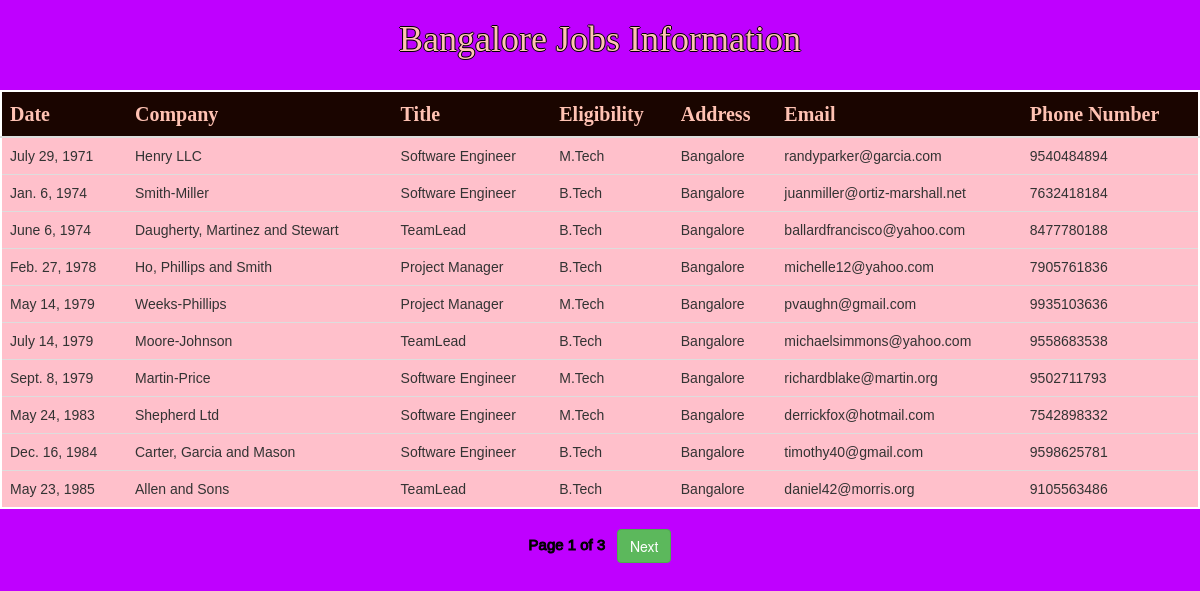
Screenshot of /blorejobs/ with the database file from the repository.
### testapp/models.py (models this page shows)
class blorejobs(models.Model):
    date=models.DateField()
    company=models.CharField(max_length=100)
    title=models.CharField(max_length=100)
    eligibility=models.CharField(max_length=100)
    address=models.CharField(max_length=100)
    email=models.EmailField()
    phonenumber=models.IntegerField()

### testapp/views.py (the view)
# urls.py: path('blorejobs/',views.blorejobs1),
def blorejobs1(request):
    jobs_list=blorejobs.objects.order_by('date')
    paginator=Paginator(jobs_list,10)
    page_number=request.GET.get('page')
    try:
        jobs_list=paginator.page(page_number)
    except PageNotAnInteger:
        jobs_list=paginator.page(1)
    except EmptyPage:
        jobs_list=paginator.page(paginator.num_pages)
    my_dict={'jobs_list':jobs_list}
    return render(request,'testapp/blorejobs.html',context=my_dict)

### templates/testapp/blorejobs.html
{%extends 'testapp/base.html'%}
           {%block body_block%}
             <h1 align='center'>Bangalore Jobs Information</h1>&nbsp
      {% if jobs_list %}
      <table id='tab' align='center' class="table table-hover">
        <thead>
          <th>Date</th>
          <th>Company</th>
          <th>Title</th>
          <th>Eligibility</th>
          <th>Address</th>
          <th>Email</th>
          <th>Phone Number</th>
        </thead>
        {%for job in jobs_list %}
        <tr>
          <td>{{job.date}}</td>
          <td>{{job.company}}</td>
          <td>{{job.title}}</td>
          <td>{{job.eligibility}}</td>
          <td>{{job.address}}</td>
          <td>{{job.email}}</td>
          <td>{{job.phonenumber}}</td>
        </tr>
        {% endfor %}
      </table>
      {%include 'testapp/pagination.html' with page=jobs_list %}
      <br><br>
      {%else %}
      <p>No Jobs Found in Hyderabad</p>
    {% endif %}
{%endblock%}

### static/css/demo.css (style rules this page uses)
body { background: #bf00ff; }
table { background: pink; border: 2px white solid; }
thead { font-family: 'Patua One', cursive; font-size: 20px; background: #1a0500; color: #ffc2b3; }
h1 { font-family: 'Patua One', cursive; font-size: 50x; color: #ffc2b3; text-shadow: -1px 0 black, 0 1px black, 1px 0 black, 0 -1px black; }
td { font-family: 'Orbitron', sans-serif; }

### rows the page displays
blorejobs: date "July 29, 1971", company "Henry LLC", title "Software Engineer", eligibility "M.Tech", address "Bangalore", email "randyparker@garcia.com", phonenumber "9540484894"
blorejobs: date "Jan. 6, 1974", company "Smith-Miller", title "Software Engineer", eligibility "B.Tech", address "Bangalore", email "juanmiller@ortiz-marshall.net", phonenumber "7632418184"
blorejobs: date "June 6, 1974", company "Daugherty, Martinez and Stewart", title "TeamLead", eligibility "B.Tech", address "Bangalore", email "ballardfrancisco@yahoo.com", phonenumber "8477780188"
blorejobs: date "Feb. 27, 1978", company "Ho, Phillips and Smith", title "Project Manager", eligibility "B.Tech", address "Bangalore", email "michelle12@yahoo.com", phonenumber "7905761836"
blorejobs: date "May 14, 1979", company "Weeks-Phillips", title "Project Manager", eligibility "M.Tech", address "Bangalore", email "pvaughn@gmail.com", phonenumber "9935103636"
blorejobs: date "July 14, 1979", company "Moore-Johnson", title "TeamLead", eligibility "B.Tech", address "Bangalore", email "michaelsimmons@yahoo.com", phonenumber "9558683538"
blorejobs: date "Sept. 8, 1979", company "Martin-Price", title "Software Engineer", eligibility "M.Tech", address "Bangalore", email "richardblake@martin.org", phonenumber "9502711793"
blorejobs: date "May 24, 1983", company "Shepherd Ltd", title "Software Engineer", eligibility "M.Tech", address "Bangalore", email "derrickfox@hotmail.com", phonenumber "7542898332"
blorejobs: date "Dec. 16, 1984", company "Carter, Garcia and Mason", title "Software Engineer", eligibility "B.Tech", address "Bangalore", email "timothy40@gmail.com", phonenumber "9598625781"
blorejobs: date "May 23, 1985", company "Allen and Sons", title "TeamLead", eligibility "B.Tech", address "Bangalore", email "daniel42@morris.org", phonenumber "9105563486"

### other values shown
{{ page.number }} "1"
{{ page.paginator.num_pages }} "3"
